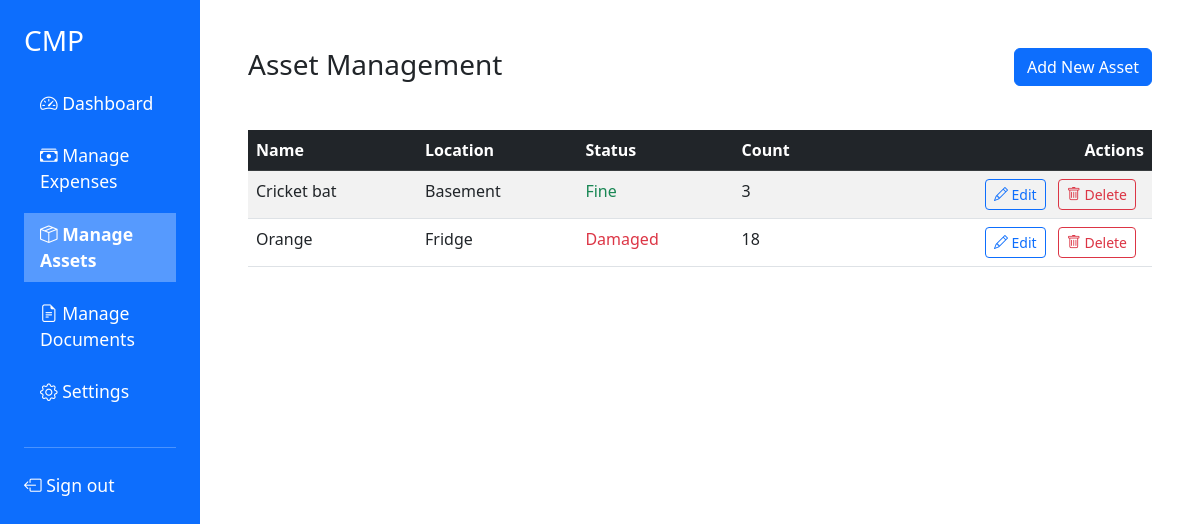
The app's page /assets (signed in) with its own data.
### src/models.py (models this page shows)
class Asset(db.Model):
    id = db.Column(db.Integer, primary_key=True)
    name = db.Column(db.String(100), nullable=False)
    location = db.Column(db.String(100), default='Storage')
    status = db.Column(db.String(100), default='Fine')
    count = db.Column(db.Integer, nullable=False)

### src/app.py (the view)
@app.route('/assets', methods=['GET'])
@app.route('/assets/<id>', methods=['GET'])
def assets_get(id=None):
    if not check_authentication():
        return redirect("/login")
    if id:
        asset = Asset.query.get(id)
        return jsonify({
            "id": asset.id,
            "name": asset.name,
            "location": asset.location,
            "status": asset.status,
            "count": asset.count
        })
    else:
        assets = Asset.query.all()
        asset_status_options = [status.value.removeprefix("AssetStatus.") for status in AssetStatus]
        return render_template('assets.html', assets=assets, asset_status_options=asset_status_options)

### src/app.py (called while the page is built)
def check_authentication():
    if not session.get("username"):
        return False
    user = User.query.filter_by(username=session["username"]).first()
    if not user or user.password != session.get("password"):
        return False
    return True

### src/templates/assets.html (shortened to what this page needs)
{% extends "base.html" %}
{% block content %}
<div class="row g-2 mb-4">
    <div class ="col-md-6">
        <h2 class="h3 mb-4">Asset Management</h2>
    </div>
    <div class ="col-md-6 text-end">
        <button class="btn btn-primary mb-3" type="button" data-bs-toggle="modal" data-bs-target="#addAssetModal">Add New Asset</button>
    </div>
</div>
<table class="table table-striped table-hover">
    <thead class="table-dark">
        <tr>
            <th scope="col">Name</th>
            <th scope="col">Location</th>
            <th scope="col">Status</th>
            <th scope="col">Count</th>
            <th scope="col" class="text-end">Actions</th>
        </tr>
    </thead>
    <tbody>
        {% for asset in assets %}
        <tr>
            <td>{{ asset.name }}</td>
            <td>{{ asset.location }}</td>
            <td>
                {% if asset.status == 'Damaged' %}
                <span class="text-danger">{{asset.status}}</span>
                {% elif asset.status == 'Lost' %}
                <span class="text-danger">{{asset.status}}</span>
                {% else %}
                <span class="text-success">{{asset.status}}</span>
                {% endif %}
            </td>
            <td>
                {{ asset.count }}
            </td>
            <td class="text-end">
                <button class="btn btn-sm btn-outline-primary me-2"
                    data-bs-toggle="modal"
                    data-bs-target="#editAssetModal"
                    data-id="{{ asset.id }}"
                    data-name="{{ asset.name }}"
                    data-location="{{ asset.location }}"
                    data-status="{{ asset.status }}"
                    data-count="{{ asset.count }}">
                    <i class="bi bi-pencil"></i>
                    Edit
                </button>
                <form action="/assets/delete" method="post" style="display:inline;">
                    <button class="btn btn-sm btn-outline-danger me-2"
                        onclick="return confirm('Delete this item?')">
                        <i class="bi bi-trash"></i>
                        Delete
                    </button>
                </form>
            </td>
        </tr>
        {% else %}
        <tr>
            <td colspan="5" class="text-center">No assets recorded.</td>
        </tr>
        {% endfor %}
    </tbody>
</table>
{% endblock %}

### records on screen
Asset: name "Cricket bat", location "Basement", status "Fine", count "3"
Asset: name "Orange", location "Fridge", status "Damaged", count "18"
